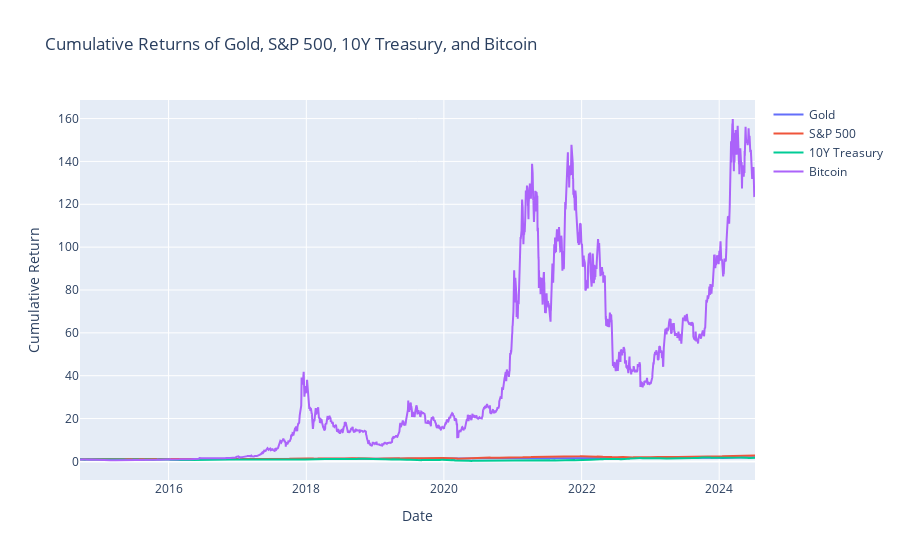

This figure's notebook cell:
### Code cell
# Create the cumulative returns plot
cumulative_fig = go.Figure()
for asset in cumulative_returns.columns:
    cumulative_fig.add_trace(go.Scatter(x=cumulative_returns.index, y=cumulative_returns[asset], mode='lines', name=asset))
cumulative_fig.update_layout(title='Cumulative Returns of Gold, S&P 500, 10Y Treasury, and Bitcoin', xaxis_title='Date', yaxis_title='Cumulative Return')

### Figure 1 — Plotly figure (JSON) as saved in the notebook; plotly's stock layout.template omitted (floating-point values rounded to 4 significant figures; data arrays with more than 128 entries replaced by an {"elided": "..."} marker saying what was removed)
{"data": [{"mode": "lines", "name": "Gold", "type": "scatter", "x": {"elided": "2464 str values"}, "y": {"elided": "2464 float values"}}, {"mode": "lines", "name": "S&P 500", "type": "scatter", "x": {"elided": "2464 str values"}, "y": {"elided": "2464 float values"}}, {"mode": "lines", "name": "10Y Treasury", "type": "scatter", "x": {"elided": "2464 str values"}, "y": {"elided": "2464 float values"}}, {"mode": "lines", "name": "Bitcoin", "type": "scatter", "x": {"elided": "2464 str values"}, "y": {"elided": "2464 float values"}}], "layout": {"title": {"text": "Cumulative Returns of Gold, S&P 500, 10Y Treasury, and Bitcoin"}, "xaxis": {"title": {"text": "Date"}}, "yaxis": {"title": {"text": "Cumulative Return"}}}}
